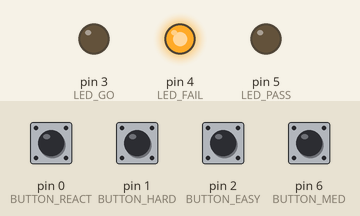
The sketch below on a simulated Arduino Uno, built with avr-gcc and run on an emulated ATmega328P. Parts: output pins drawn as LEDs (lit = HIGH). The test bench sets the inputs (shaded band); at power-on: pin 0 (BUTTON_REACT), pin 1 (BUTTON_HARD), pin 2 (BUTTON_EASY), pin 6 (BUTTON_MED) HIGH. Random numbers use the default seed unless the sketch sets one.

Above: at 3.6 s.
3.7 s: pin 1 (BUTTON_HARD) pulled LOW for 1 s
At 4.35 s:
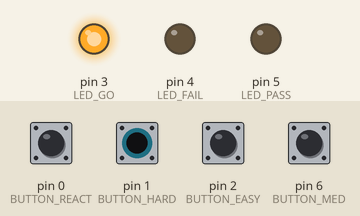
7.2 s: pin 0 (BUTTON_REACT) pulled LOW for 0.15 s
At 7.8 s:
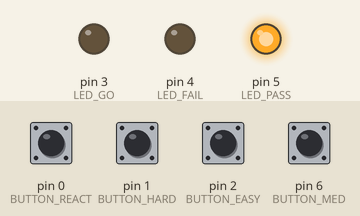
At 9.0 s:
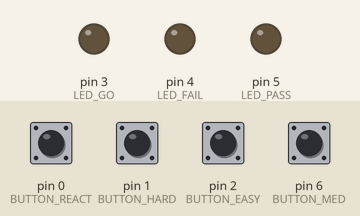
Timing chart, 0 to 16.1 s (numbered marks = the images above; inputs shaded):
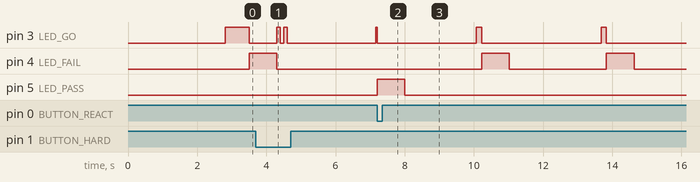

Measured:
- after the input at 7.2 s, pin 5 (LED_PASS): LOW → HIGH at once, → LOW 0.80 s later
- by itself, pin 4 (LED_FAIL): alternates HIGH for 0.80 s and LOW for 2.8 s

The sketch:

code.ino
```cpp
#define BUTTON_REACT 0
#define BUTTON_HARD  1
#define BUTTON_EASY  2
#define LED_GO       3
#define LED_FAIL     4
#define LED_PASS     5
#define BUTTON_MED   6

#define TIME_EASY 700
#define TIME_MED  350
#define TIME_HARD 150

int difficulty = TIME_EASY;

void setup() {
  pinMode(BUTTON_REACT, INPUT_PULLUP);
  pinMode(BUTTON_HARD, INPUT_PULLUP);
  pinMode(BUTTON_EASY, INPUT_PULLUP);
  pinMode(BUTTON_MED, INPUT_PULLUP);
  pinMode(LED_GO, OUTPUT);
  pinMode(LED_FAIL, OUTPUT);
  pinMode(LED_PASS, OUTPUT);
  digitalWrite(LED_GO, LOW);
  digitalWrite(LED_FAIL, LOW);
  digitalWrite(LED_PASS, LOW);
}

void loop() {
  if (digitalRead(BUTTON_HARD) == LOW) {
    difficulty = TIME_HARD;
    flashLED(LED_GO, 2);
    delay(200);
  } else if (digitalRead(BUTTON_MED) == LOW) {
    difficulty = TIME_MED;
    flashLED(LED_GO, 1);
    delay(200);
  } else if (digitalRead(BUTTON_EASY) == LOW) {
    difficulty = TIME_EASY;
    flashLED(LED_GO, 3);
    delay(200);
  }
  delay(1000 + random(1000, 2000));
  digitalWrite(LED_FAIL, LOW);
  digitalWrite(LED_PASS, LOW);
  digitalWrite(LED_GO, HIGH);
  unsigned long startTime = millis();
  bool reacted = false;
  while (millis() - startTime < difficulty) {
    if (digitalRead(BUTTON_REACT) == LOW) {
      reacted = true;
      break;
    }
  }
  digitalWrite(LED_GO, LOW);
  if (reacted) {
    digitalWrite(LED_PASS, HIGH);
    delay(800);
    digitalWrite(LED_PASS, LOW);
  } else {
    digitalWrite(LED_FAIL, HIGH);
    delay(800);
    digitalWrite(LED_FAIL, LOW);
  }
}

void flashLED(int pin, int times) {
  for (int i = 0; i < times; i++) {
    digitalWrite(pin, HIGH);
    delay(100);
    digitalWrite(pin, LOW);
    delay(100);
  }
}
```
